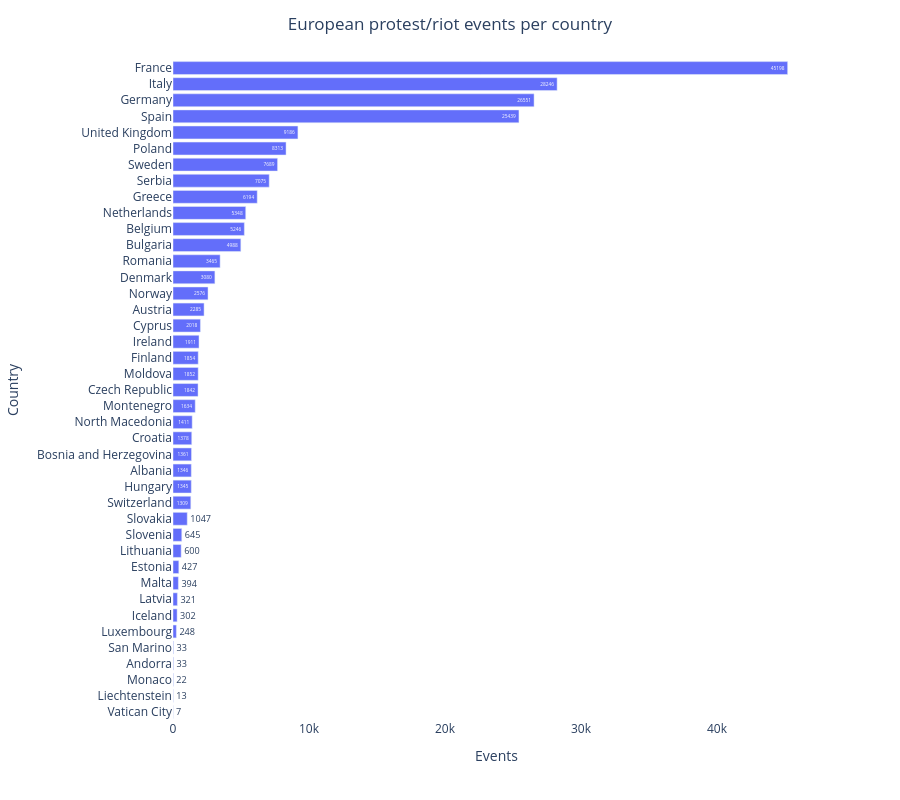

The cell this chart's notebook holds for it:
### Markdown cell above
Horizontal bar chart of how many protest/riot events each European country contributes to the filtered set, sorted from most to fewest.

### Code cell
import plotly.express as px

country_counts = nnndf['country'].value_counts()
fig = px.bar(
    x=country_counts.values, y=country_counts.index, orientation='h',
    text=country_counts.values,
    labels={'x': 'Events', 'y': 'Country'},
)
fig.update_layout(
    title={'text': 'European protest/riot events per country', 'x': 0.5},
    plot_bgcolor='white', width=900, height=800,
    yaxis={'categoryorder': 'total ascending'},
)
fig.show()

### Figure 1 — Plotly figure (JSON) as saved in the notebook; plotly's stock layout.template omitted (floating-point values rounded to 4 significant figures)
{"data": [{"hovertemplate": "Events=%{x}<br>Country=%{y}<br>text=%{text}<extra></extra>", "legendgroup": "", "marker": {"color": "#636efa", "pattern": {"shape": ""}}, "name": "", "orientation": "h", "showlegend": false, "text": [45200.0, 28250.0, 26550.0, 25440.0, 9186.0, 8313.0, 7689.0, 7075.0, 6194.0, 5348.0, 5246.0, 4988.0, 3465.0, 3080.0, 2576.0, 2285.0, 2018.0, 1911.0, 1854.0, 1852.0, 1842.0, 1634.0, 1411.0, 1378.0, 1361.0, 1346.0, 1345.0, 1309.0, 1047.0, 645.0, 600.0, 427.0, 394.0, 321.0, 302.0, 248.0, 33.0, 33.0, 22.0, 13.0, 7.0], "textposition": "auto", "type": "bar", "x": [45198, 28246, 26551, 25439, 9186, 8313, 7689, 7075, 6194, 5348, 5246, 4988, 3465, 3080, 2576, 2285, 2018, 1911, 1854, 1852, 1842, 1634, 1411, 1378, 1361, 1346, 1345, 1309, 1047, 645, 600, 427, 394, 321, 302, 248, 33, 33, 22, 13, 7], "xaxis": "x", "y": ["France", "Italy", "Germany", "Spain", "United Kingdom", "Poland", "Sweden", "Serbia", "Greece", "Netherlands", "Belgium", "Bulgaria", "Romania", "Denmark", "Norway", "Austria", "Cyprus", "Ireland", "Finland", "Moldova", "Czech Republic", "Montenegro", "North Macedonia", "Croatia", "Bosnia and Herzegovina", "Albania", "Hungary", "Switzerland", "Slovakia", "Slovenia", "Lithuania", "Estonia", "Malta", "Latvia", "Iceland", "Luxembourg", "Andorra", "San Marino", "Monaco", "Liechtenstein", "Vatican City"], "yaxis": "y"}], "layout": {"barmode": "relative", "height": 800, "legend": {"tracegroupgap": 0}, "margin": {"t": 60}, "plot_bgcolor": "white", "title": {"text": "European protest/riot events per country", "x": 0.5}, "width": 900, "xaxis": {"anchor": "y", "domain": [0, 1], "title": {"text": "Events"}}, "yaxis": {"anchor": "x", "categoryorder": "total ascending", "domain": [0, 1], "title": {"text": "Country"}}}}
